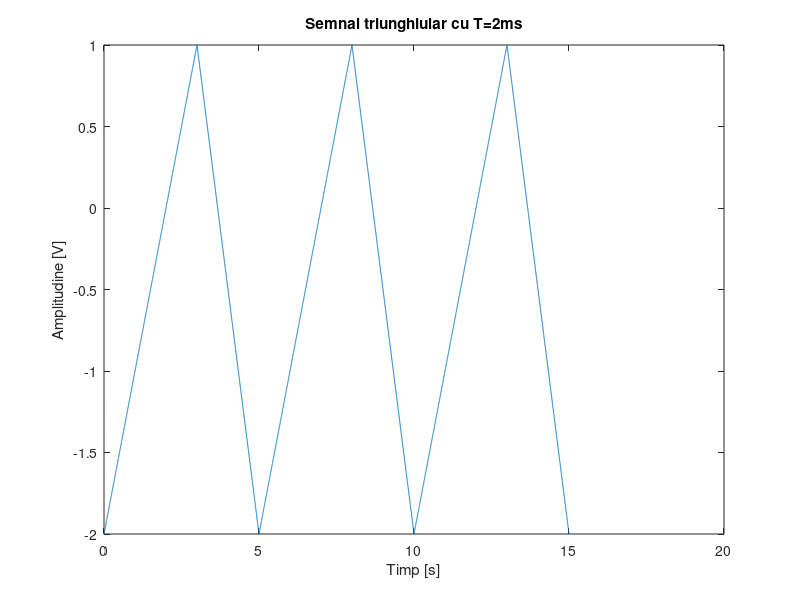
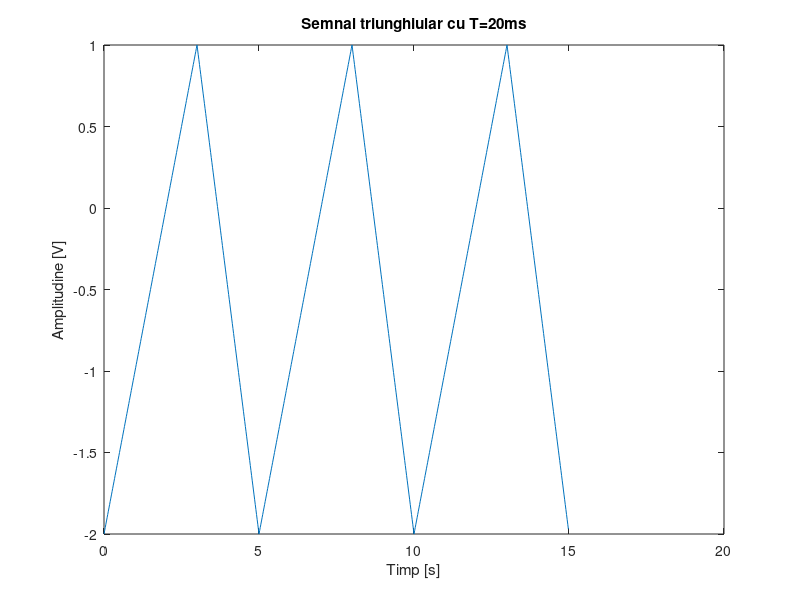
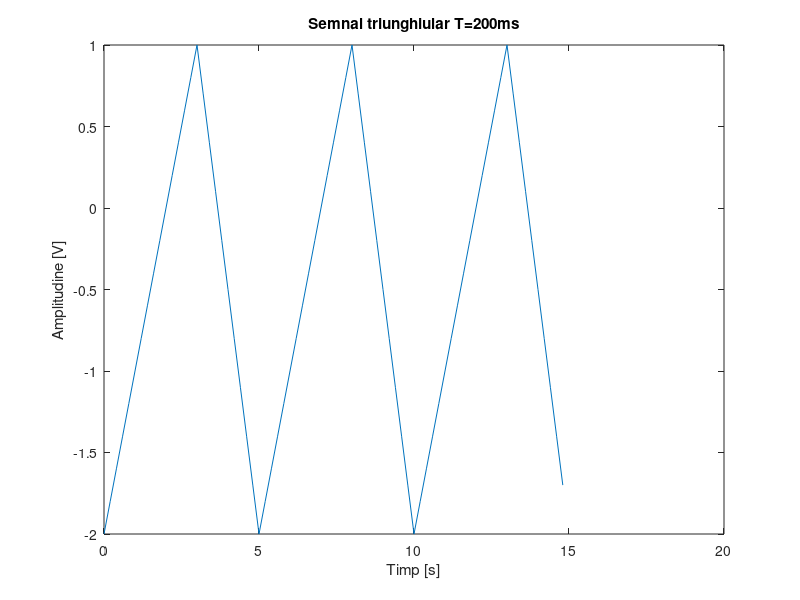

MATLAB code to generate these figures, in order:
T_2ms = 0.002;
T_20ms = 0.02;
T_200ms = 0.2;
T = 5;

t2 = 0:T_2ms:3*T-T_2ms;
x2 = sawtooth(t2(t2<=T-T_2ms)*(2*pi/T),3/5); 
x2 = x2 * 1.5 - 0.5;
x2 =[x2,x2,x2];

figure();
plot(t2,x2);
title('Semnal triunghiular cu T=2ms');
xlabel('Timp [s]');
ylabel('Amplitudine [V]')

t20= 0:T_20ms:3*T-T_20ms;
x20 = sawtooth(t20(t20<=T-T_20ms)*(2*pi/T),3/5);
x20 = x20 * 1.5 - 0.5;
x20 =[x20,x20,x20];


figure()
plot(t20,x20);
title('Semnal triunghiular cu T=20ms');
xlabel('Timp [s]');
ylabel('Amplitudine [V]')

t200 = 0:T_200ms:3*T-T_200ms;
x200 = sawtooth(t200(t200<=T-T_20ms)*(2*pi/T),3/5);
x200 = x200 * 1.5 - 0.5;
x200 =[x200,x200,x200];

figure()
plot(t200,x200);
title('Semnal triunghiular T=200ms');
xlabel('Timp [s]');
ylabel('Amplitudine [V]')